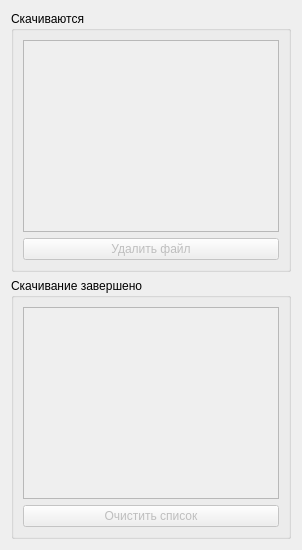
       <widget class="QWidget" name="tab_5">
        <attribute name="title">
         <string>Скачиваемые файлы</string>
        </attribute>
        <layout class="QGridLayout" name="gridLayout_14">
         <item row="0" column="0">
          <layout class="QVBoxLayout" name="verticalLayout_9">
           <item>
            <widget class="QGroupBox" name="groupBox_4">
             <property name="title">
              <string>Скачиваются</string>
             </property>
             <layout class="QGridLayout" name="gridLayout_4">
              <item row="0" column="0">
               <layout class="QVBoxLayout" name="verticalLayout_7">
                <item>
                 <widget class="QTableView" name="down_list">
                  <property name="enabled">
                   <bool>false</bool>
                  </property>
				   <property name="editTriggers">
					<set>QAbstractItemView::NoEditTriggers</set>
				  </property>
				  <property name="textElideMode">
				  <enum>Qt::ElideLeft</enum>
				  </property>
				  <attribute name="horizontalHeaderDefaultSectionSize">
					<number>400</number>
				  </attribute>
				  <attribute name="horizontalHeaderMinimumSectionSize">
					<number>400</number>
				  </attribute>
                  <attribute name="horizontalHeaderStretchLastSection">
                   <bool>true</bool>
                  </attribute>
                  <attribute name="verticalHeaderVisible">
                   <bool>false</bool>
                  </attribute>
                 </widget>
                </item>
                <item>
                 <widget class="QPushButton" name="down_del">
                  <property name="enabled">
                   <bool>false</bool>
                  </property>
                  <property name="text">
                   <string>Удалить файл</string>
                  </property>
                 </widget>
                </item>
               </layout>
              </item>
             </layout>
            </widget>
           </item>
           <item>
            <widget class="QGroupBox" name="groupBox_5">
             <property name="title">
				 <string>Скачивание завершено</string>
             </property>
             <layout class="QGridLayout" name="gridLayout_5">
              <item row="0" column="0">
               <layout class="QVBoxLayout" name="verticalLayout_8">
                <item>
                 <widget class="QTableView" name="down_finish">
                  <property name="enabled">
                   <bool>false</bool>
                  </property>
				   <property name="editTriggers">
					<set>QAbstractItemView::NoEditTriggers</set>
				  </property>
				  <property name="textElideMode">
				  <enum>Qt::ElideLeft</enum>
				  </property>
                  <property name="focusPolicy">
                   <enum>Qt::NoFocus</enum>
                  </property>
                  <property name="selectionMode">
                   <enum>QAbstractItemView::NoSelection</enum>
                  </property>
                  <attribute name="horizontalHeaderStretchLastSection">
                   <bool>true</bool>
                  </attribute>
                  <attribute name="verticalHeaderVisible">
                   <bool>false</bool>
                  </attribute>
                 </widget>
                </item>
                <item>
                 <widget class="QPushButton" name="down_finish_clear">
                  <property name="enabled">
                   <bool>false</bool>
                  </property>
                  <property name="accessibleName">
                   <string/>
                  </property>
                  <property name="text">
                   <string>Очистить список</string>
                  </property>
                 </widget>
                </item>
               </layout>
              </item>
             </layout>
            </widget>
           </item>
          </layout>
         </item>
        </layout>
       </widget>
